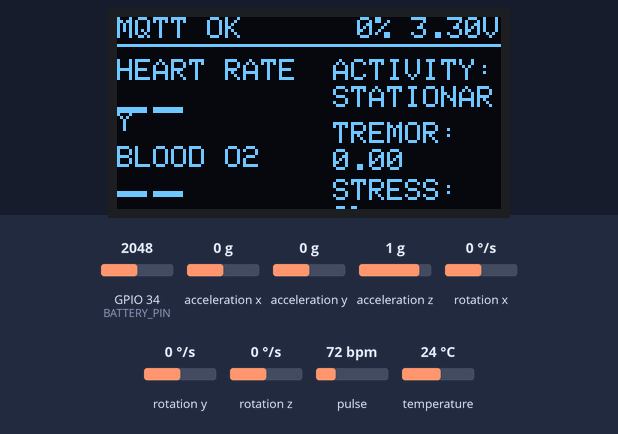
The sketch below on a simulated ESP32. Shown: 128×64 one-colour display. The inputs (shaded band) are chosen by the test bench; at power-on: acceleration x 0 g, acceleration y 0 g, pulse 72 bpm, acceleration z 1 g, GPIO 34 (BATTERY_PIN) = 2048, rotation x 0 °/s, rotation y 0 °/s, rotation z 0 °/s, temperature 24 °C (analog values on the 0–4095 scale). WiFi joins after 1.5 s; servers stay silent unless stated; no MQTT or app messages arrive unless stated; what the sketch prints to the serial monitor is not drawn.

Above: at 8.8 s.
8.9 s: acceleration x set to -1.4 g
At 10.1 s:
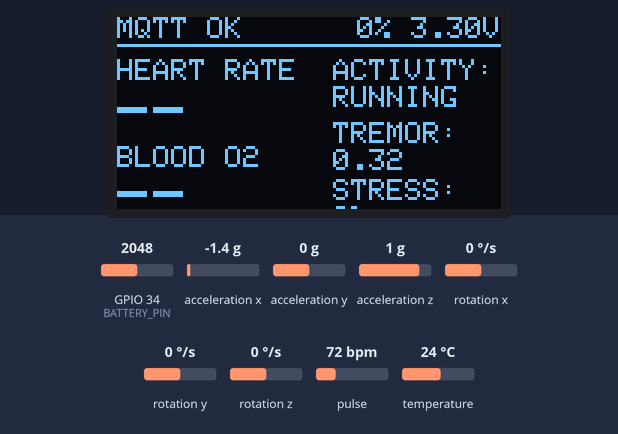
12.1 s: acceleration y set to -1.4 g
At 13.4 s:
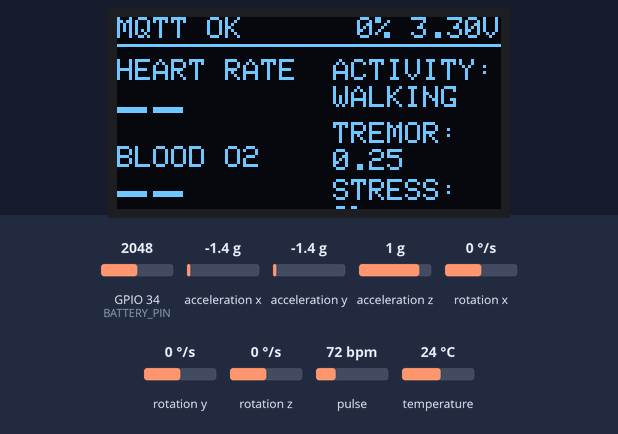
15.1 s: pulse set to 42 bpm
At 18.4 s:
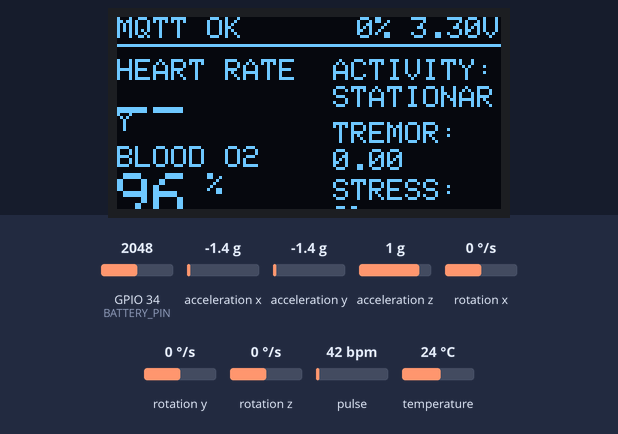
19.1 s: acceleration z set to -1.4 g
At 20.1 s:
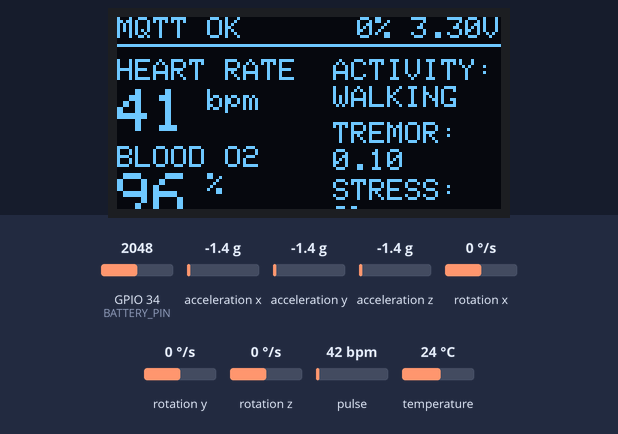
22.1 s: GPIO 34 (BATTERY_PIN) set to 1460
At 24.4 s:
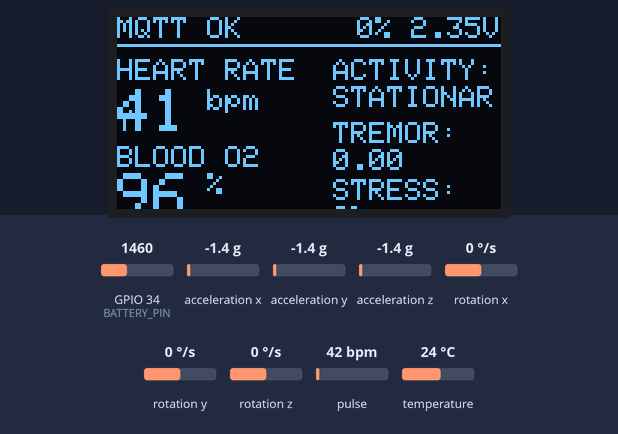
25.1 s: GPIO 34 (BATTERY_PIN) set to 1540
At 26.4 s:
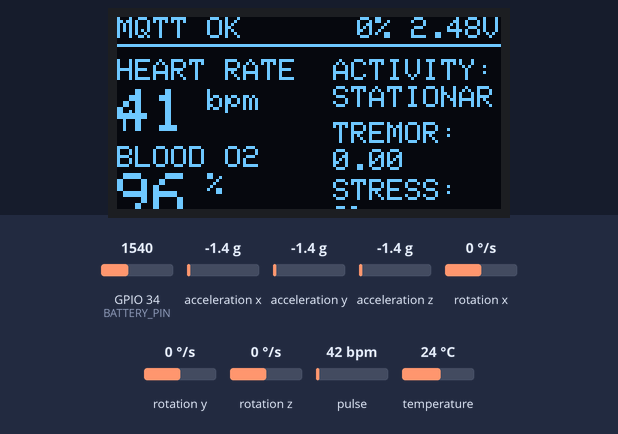
Timing chart, 0 to 28.1 s (numbered marks = the images above; inputs shaded):
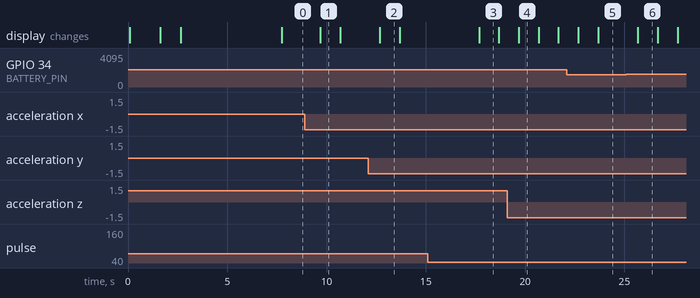

The sketch:

esp32_v0.1.ino
```cpp
#include <WiFi.h>
#include <WiFiManager.h>
#include <Wire.h>
#include <Adafruit_MPU6050.h>
#include <Adafruit_Sensor.h>
#include "MAX30105.h"
#include "heartRate.h"
#include <PubSubClient.h>
#include <Adafruit_GFX.h>
#include <Adafruit_SSD1306.h>

// ==================== KONFIGURASI SISTEM ====================
WiFiManager wifiManager;

// Broker MQTT
const char* mqtt_broker      = "broker.hivemq.com";
const int mqtt_port          = 1883;
const char* mqtt_topic       = "neuroflow/device/data";
const char* mqtt_commands    = "neuroflow/device/commands";
const char* client_id        = "neuroflow_esp32_wristband";

// Konstanta Waktu & Threshold
const unsigned long CALIBRATION_MS     = 5000;
const unsigned long SAMPLE_INTERVAL_MS = 20;   // 50Hz
const unsigned long TELEMETRY_INTERVAL = 1000; // 1 Detik
const unsigned long MQTT_RETRY_INTERVAL= 5000; // Coba ulang MQTT setiap 5 detik (Non-blocking)

// --- Activity Detection ---
#define ACTIVITY_WINDOW_SIZE  50
#define STD_THRESHOLD_JALAN   0.06f
#define STD_THRESHOLD_LARI    0.25f

// --- Heart Rate / SpO2 (MAX30102) ---
#define IR_FINGER_THRESHOLD  30000
#define DC_ALPHA             0.85f
#define PEAK_MIN_INTERVAL_MS 400
#define PEAK_MAX_INTERVAL_MS 1500
#define PEAK_THRESHOLD       300
#define WARMUP_MS            8000
#define LAST_DATA_HOLD_MS    2000
#define HISTORY_SIZE         30

// Inisialisasi bus I2C menggunakan TwoWire (Wire utama ESP32)
TwoWire I2C_BUS = TwoWire(0);

#define SCREEN_WIDTH 128
#define SCREEN_HEIGHT 64
#define OLED_RESET    -1

// Konfigurasi Baterai (Voltage Divider 10k + 10k)
const int BATTERY_PIN = 34;
const float BATTERY_VOLTAGE_MIN = 3.3;
const float BATTERY_VOLTAGE_MAX = 4.2;
const float VOLTAGE_DIVIDER_RATIO = 2.0;
const int ADC_MAX_VALUE = 4095;
const float ADC_REFERENCE = 3.3;

Adafruit_SSD1306 display(SCREEN_WIDTH, SCREEN_HEIGHT, &I2C_BUS, OLED_RESET);
bool oledAvailable = false;

Adafruit_MPU6050 mpu;
MAX30105 maxSensor;
WiFiClient espClient;
PubSubClient mqttClient(espClient);

// --- State Variables ---
enum ActivityLevel { ACTIVITY_DIAM, ACTIVITY_JALAN, ACTIVITY_LARI };
ActivityLevel currentActivity = ACTIVITY_DIAM;
float magBuffer[ACTIVITY_WINDOW_SIZE];
int magBufferIndex = 0;
bool magBufferFull = false;

long irDC = 0, redDC = 0;
bool dcInitialized = false;
long irFilteredPrev = 0;
long irPeakValue = 0;
bool irRising = false;
long lastPeakTime = 0;
long peakIntervals[5] = {0};
int peakIntervalIndex = 0;
int peakIntervalCount = 0;
int currentBPM = -1;
int currentSpO2 = -1;
int lastValidBPM = -1;
int lastValidSpO2 = -1;
long redMax = -100000, redMin = 100000;
long irMax = -100000, irMin = 100000;
bool fingerPresent = false;
bool warmupDone = false;
unsigned long fingerDetectedTime = 0;
unsigned long fingerLiftedTime = 0;

int bpmHistory[HISTORY_SIZE];
int spo2History[HISTORY_SIZE];
int historyIndex = 0;
int historyCount = 0;
unsigned long lastHistorySave = 0;

float baseGravityMag = 9.81;
unsigned long lastSampleTime = 0;
unsigned long lastTelemetryTime = 0;
unsigned long lastMqttConnectAttempt = 0;

// Variabel Kontrol Jarak Jauh (MQTT)
bool alertsEnabled = true;
float tremorThreshold = 0.40;
int stressThreshold = 80;

const char* getActivityLabel() {
  switch (currentActivity) {
    case ACTIVITY_DIAM:  return "STATIONARY";
    case ACTIVITY_JALAN: return "WALKING";
    case ACTIVITY_LARI:  return "RUNNING";
    default:             return "STATIONARY";
  }
}

void oledPrintLines(const char* line1, const char* line2 = "", const char* line3 = "", const char* line4 = "") {
  if (!oledAvailable) return;
  display.clearDisplay();
  display.setTextSize(1);
  display.setTextColor(SSD1306_WHITE);
  display.setCursor(0, 0);
  display.println(line1);
  if (line2[0]) display.println(line2);
  if (line3[0]) display.println(line3);
  if (line4[0]) display.println(line4);
  display.display();
}

void setupWiFi() {
  delay(10);
  Serial.println("\n[WiFi] Menghubungkan...");
  oledPrintLines("WiFi Status:", "Connecting...", "Check NeuroFlow-AP", "On Your Phone");

  WiFi.mode(WIFI_STA);
  wifiManager.setConfigPortalTimeout(180);

  if (!wifiManager.autoConnect("NeuroFlow-AP")) {
    Serial.println("\n[WiFi] Gagal, restart...");
    oledPrintLines("WiFi FAILED", "Restarting...", "", "");
    delay(3000);
    ESP.restart();
    return;
  }
  oledPrintLines("WiFi Connected!", WiFi.SSID().c_str(), WiFi.localIP().toString().c_str(), "");
  delay(1000);
}

void applyCommandSettings(const char* payload, unsigned int length) {
  String msg;
  for (unsigned int i = 0; i < length; i++) msg += (char)payload[i];

  if (msg.indexOf("\"alerts_enabled\":false") >= 0 || msg.indexOf("\"alerts_enabled\": false") >= 0) alertsEnabled = false;
  else if (msg.indexOf("\"alerts_enabled\":true") >= 0 || msg.indexOf("\"alerts_enabled\": true") >= 0) alertsEnabled = true;

  int idx = msg.indexOf("\"tremor_threshold\":");
  if (idx >= 0) {
    float val = msg.substring(idx + 19).toFloat();
    if (val > 0.05 && val < 2.0) tremorThreshold = val;
  }
  idx = msg.indexOf("\"stress_threshold\":");
  if (idx >= 0) {
    int val = msg.substring(idx + 19, idx + 22).toInt();
    if (val >= 50 && val <= 100) stressThreshold = val;
  }
}

void mqttCallback(char* topic, byte* payload, unsigned int length) {
  if (String(topic) == mqtt_commands) {
    applyCommandSettings((const char*)payload, length);
  }
}

// Mengubah fungsi Reconnect menjadi NON-BLOCKING (Tanpa Loop 'while' dan tanpa 'delay')
void handleMQTTConnection(unsigned long now) {
  if (!mqttClient.connected()) {
    if (now - lastMqttConnectAttempt >= MQTT_RETRY_INTERVAL) {
      lastMqttConnectAttempt = now;
      Serial.print("[MQTT] Mencoba koneksi ke Broker... ");

      if (mqttClient.connect(client_id)) {
        Serial.println("Terhubung!");
        mqttClient.subscribe(mqtt_commands);
      } else {
        Serial.print("Gagal, rc=");
        Serial.println(mqttClient.state());
      }
    }
  } else {
    mqttClient.loop();
  }
}

// Desain Layout OLED Baru yang Lebih Bersih & Profesional
void oledShowMainScreen(const char* netStatus, float battVolt, int battPct, int hr, float tremor, int stress, int avgBPM, int avgSpO2, const char* act) {
  if (!oledAvailable) return;
  display.clearDisplay();
  display.setTextColor(SSD1306_WHITE);

  // 1. HEADER ROW (Status Jaringan & Informasi Daya Baterai)
  display.setTextSize(1);
  display.setCursor(0, 0);
  display.print(netStatus);

  char battBuf[16];
  snprintf(battBuf, sizeof(battBuf), "%d%% %.2fV", battPct, battVolt);
  int16_t x, y; uint16_t w, h;
  display.getTextBounds(battBuf, 0, 0, &x, &y, &w, &h);
  display.setCursor(SCREEN_WIDTH - w, 0);
  display.print(battBuf);

  display.drawLine(0, 9, SCREEN_WIDTH, 9, SSD1306_WHITE);

  // 2. DATA GRAFIK UTAMA (Sisi Kiri: Tanda Vital)
  // Heart Rate
  display.setCursor(0, 14);
  display.print("HEART RATE");
  display.setCursor(0, 24);
  display.setTextSize(2);
  if (hr > 0) {
    display.print(hr);
    display.setTextSize(1); display.print(" bpm");
  } else {
    display.print("--");
  }

  // SpO2 Blood Oxygen
  display.setTextSize(1);
  display.setCursor(0, 43);
  display.print("BLOOD O2");
  display.setCursor(0, 52);
  display.setTextSize(2);
  if (currentSpO2 > 0) {
    display.print(currentSpO2);
    display.setTextSize(1); display.print(" %");
  } else {
    display.print("--");
  }

  // 3. DATA TEKNIS PERANGKAT (Sisi Kanan: Aktivitas & Metrik Tremor)
  display.setTextSize(1);
  display.setCursor(72, 14);
  display.print("ACTIVITY:");
  display.setCursor(72, 23);
  display.print(act);

  display.setCursor(72, 35);
  display.print("TREMOR:");
  display.setCursor(72, 44);
  display.print(tremor, 2);

  display.setCursor(72, 54);
  display.print("STRESS:");
  display.setCursor(72, 63);
  display.print(stress); display.print("%");

  display.display();
}

float readBatteryVoltage() {
  int raw = analogRead(BATTERY_PIN);
  return (raw / (float)ADC_MAX_VALUE) * ADC_REFERENCE * VOLTAGE_DIVIDER_RATIO;
}

int batteryPercent(float voltage) {
  int percent = (int)round(((voltage - BATTERY_VOLTAGE_MIN) / (BATTERY_VOLTAGE_MAX - BATTERY_VOLTAGE_MIN)) * 100.0);
  return constrain(percent, 0, 100);
}

// ===================== SENSOR UTILITIES =====================
float getAccelMagnitude() {
  sensors_event_t a, g, temp;
  mpu.getEvent(&a, &g, &temp);
  float ax = a.acceleration.x / 9.81f;
  float ay = a.acceleration.y / 9.81f;
  float az = a.acceleration.z / 9.81f;
  return sqrt(ax*ax + ay*ay + az*az);
}

float computeRollingStd() {
  int count = magBufferFull ? ACTIVITY_WINDOW_SIZE : magBufferIndex;
  if (count == 0) return 0;
  float sum = 0, sumSq = 0;
  for (int i = 0; i < count; i++) {
    sum   += magBuffer[i];
    sumSq += magBuffer[i] * magBuffer[i];
  }
  float avg = sum / count;
  float var = (sumSq / count) - (avg * avg);
  return sqrt(var > 0 ? var : 0);
}

void updateActivityLevel(float magnitude) {
  magBuffer[magBufferIndex] = magnitude;
  magBufferIndex = (magBufferIndex + 1) % ACTIVITY_WINDOW_SIZE;
  if (magBufferIndex == 0) magBufferFull = true;
  float std = computeRollingStd();
  if (std > STD_THRESHOLD_LARI) currentActivity = ACTIVITY_LARI;
  else if (std > STD_THRESHOLD_JALAN) currentActivity = ACTIVITY_JALAN;
  else currentActivity = ACTIVITY_DIAM;
}

void registerPeak(unsigned long now) {
  long interval = now - lastPeakTime;
  if (lastPeakTime != 0 && interval > PEAK_MIN_INTERVAL_MS && interval < PEAK_MAX_INTERVAL_MS) {
    peakIntervals[peakIntervalIndex % 5] = interval;
    peakIntervalIndex++;
    if (peakIntervalCount < 5) peakIntervalCount++;
    long sum = 0;
    for (int i = 0; i < peakIntervalCount; i++) sum += peakIntervals[i];
    int bpm = 60000 / (sum / peakIntervalCount);
    if (bpm >= 40 && bpm <= 180) {
      currentBPM = bpm;
      lastValidBPM = bpm;
    }
  }
  lastPeakTime = now;
}

void calculateSpO2() {
  long redAC = redMax - redMin;
  long irAC = irMax - irMin;
  if (redAC > 0 && irAC > 0 && redDC > 0 && irDC > 0) {
    float ratio = ((float)redAC / redDC) / ((float)irAC / irDC);
    int spo2 = constrain((int)(110 - 25 * ratio), 70, 100);
    currentSpO2 = spo2;
    lastValidSpO2 = spo2;
  }
  redMax = -100000; redMin = 100000;
  irMax = -100000; irMin = 100000;
}

void updateVitals(unsigned long now) {
  if (!maxSensor.available()) {
    maxSensor.check();
    if (!maxSensor.available()) return;
  }
  long irValue = maxSensor.getIR();
  long redValue = maxSensor.getRed();
  maxSensor.nextSample();

  if (irValue < IR_FINGER_THRESHOLD) {
    if (fingerPresent) {
      fingerPresent = false;
      fingerLiftedTime = now;
    }
    return;
  }

  if (!fingerPresent) {
    fingerPresent = true;
    warmupDone = false;
    fingerDetectedTime = now;
    dcInitialized = false;
    peakIntervalCount = 0;
    peakIntervalIndex = 0;
    lastPeakTime = 0;
    currentBPM = -1;
    currentSpO2 = -1;
    irFilteredPrev = 0;
    irRising = false;
  }

  if (!dcInitialized) {
    irDC = irValue; redDC = redValue;
    dcInitialized = true;
  }

  irDC = (DC_ALPHA * irDC) + ((1 - DC_ALPHA) * irValue);
  redDC = (DC_ALPHA * redDC) + ((1 - DC_ALPHA) * redValue);

  long irFiltered = irValue - irDC;
  long redFiltered = redValue - redDC;

  if (!warmupDone) {
    if (now - fingerDetectedTime >= WARMUP_MS) warmupDone = true;
    return;
  }

  if (irFiltered > irFilteredPrev) {
    irRising = true;
    irPeakValue = irFiltered;
  } else if (irRising && irFiltered < irFilteredPrev) {
    irRising = false;
    if (irPeakValue > PEAK_THRESHOLD) registerPeak(now);
    irPeakValue = 0;
  }
  irFilteredPrev = irFiltered;

  redMax = max(redMax, redFiltered); redMin = min(redMin, redFiltered);
  irMax = max(irMax, irFiltered); irMin = min(irMin, irFiltered);

  static unsigned long lastSpo2Calc = 0;
  if (now - lastSpo2Calc >= 1000) {
    lastSpo2Calc = now;
    calculateSpO2();
  }
}

int getDisplayBPM(unsigned long now) {
  if (fingerPresent && warmupDone && currentBPM >= 40) return currentBPM;
  if (!fingerPresent && lastValidBPM > 0 && now - fingerLiftedTime < LAST_DATA_HOLD_MS) return lastValidBPM;
  return -1;
}

int getDisplaySpO2(unsigned long now) {
  if (fingerPresent && warmupDone && currentSpO2 > 0) return currentSpO2;
  if (!fingerPresent && lastValidSpO2 > 0 && now - fingerLiftedTime < LAST_DATA_HOLD_MS) return lastValidSpO2;
  return -1;
}

void updateHistory(unsigned long now) {
  if (now - lastHistorySave < 1000) return;
  lastHistorySave = now;
  int bpm = getDisplayBPM(now);
  int spo2 = getDisplaySpO2(now);
  if (bpm > 0 || spo2 > 0) {
    bpmHistory[historyIndex] = bpm;
    spo2History[historyIndex] = spo2;
    historyIndex = (historyIndex + 1) % HISTORY_SIZE;
    if (historyCount < HISTORY_SIZE) historyCount++;
  }
}

int getAverageFromHistory(int history[]) {
  int sum = 0, count = 0;
  for (int i = 0; i < historyCount; i++) {
    if (history[i] > 0) { sum += history[i]; count++; }
  }
  return count > 0 ? sum / count : -1;
}

void initHistoryBuffer() {
  for (int i = 0; i < HISTORY_SIZE; i++) { bpmHistory[i] = -1; spo2History[i] = -1; }
  for (int i = 0; i < ACTIVITY_WINDOW_SIZE; i++) magBuffer[i] = 1.0f;
}

void jalankanKalibrasi() {
  Serial.println("\n=== MEMULAI KALIBRASI MPU6050 ===");
  oledPrintLines("Calibration Started", "Keep Device Still", "Hold tight...", "5 Seconds");

  float sumMag = 0;
  int sampleCount = 0;
  unsigned long startCalib = millis();

  while (millis() - startCalib < CALIBRATION_MS) {
    sensors_event_t a, g, temp;
    mpu.getEvent(&a, &g, &temp);
    float mag = sqrt(a.acceleration.x * a.acceleration.x + a.acceleration.y * a.acceleration.y + a.acceleration.z * a.acceleration.z);
    sumMag += mag;
    sampleCount++;
    delay(20);
  }
  baseGravityMag = sumMag / sampleCount;
  Serial.println("[Kalibrasi Selesai]");
}

// ==================== MAIN SETUP ====================
void setup() {
  Serial.begin(115200);
  while (!Serial) delay(10);

  analogReadResolution(12);
  analogSetPinAttenuation(BATTERY_PIN, ADC_11db);

  // PENYELESAIAN CONFLICT BUS: Jalankan satu inisialisasi di kecepatan 400kHz (Fast Mode)
  // Kecepatan ini didukung secara penuh oleh MPU6050, MAX30102, dan SSD1306.
  I2C_BUS.begin(21, 22, 400000);

  if (!display.begin(SSD1306_SWITCHCAPVCC, 0x3C)) {
    Serial.println("[OLED] GAGAL!");
    oledAvailable = false;
  } else {
    oledAvailable = true;
    display.clearDisplay();
    display.display();
  }

  // Koneksi MPU6050 ke bus I2C
  if (!mpu.begin(0x68, &I2C_BUS)) {
    Serial.println("[MPU6050] GAGAL!");
    oledPrintLines("HARDWARE ERROR", "MPU6050 Disconnected", "Check I2C Pins", "SDA=21 SCL=22");
    while (1) delay(10);
  }
  mpu.setAccelerometerRange(MPU6050_RANGE_8_G);
  mpu.setGyroRange(MPU6050_RANGE_500_DEG);
  mpu.setFilterBandwidth(MPU6050_BAND_21_HZ);

  // Koneksi MAX30102 ke bus I2C (Parameter disamakan ke objek I2C_BUS tunggal)
  if (!maxSensor.begin(I2C_BUS, 400000)) {
    Serial.println("[MAX30102] GAGAL!");
    oledPrintLines("HARDWARE ERROR", "MAX30102 Disconnected", "Check I2C Connections", "");
    while (1) delay(10);
  }
  maxSensor.setup(60, 4, 2, 100, 411, 4096);
  maxSensor.setPulseAmplitudeRed(255);
  maxSensor.setPulseAmplitudeGreen(0);

  initHistoryBuffer();
  setupWiFi();

  mqttClient.setServer(mqtt_broker, mqtt_port);
  mqttClient.setCallback(mqttCallback);

  jalankanKalibrasi();
}

// ==================== MAIN LOOP ====================
void loop() {
  unsigned long currentTime = millis();

  // Handle MQTT Reconnection secara modern (Asinkron & Non-Blocking)
  handleMQTTConnection(currentTime);

  // 1. BLOK DETEKSI TREMOR & AKTIVITAS (50Hz)
  if (currentTime - lastSampleTime >= SAMPLE_INTERVAL_MS) {
    lastSampleTime = currentTime;
    float magnitude = getAccelMagnitude();
    updateActivityLevel(magnitude);
  }

  // 2. BLOK VITALS (MAX30102 Polling Asinkron)
  updateVitals(currentTime);

  // 3. BLOK HISTORI DATA
  updateHistory(currentTime);

  // 4. BLOK TELEMETRI & METRIK DISPLAY (Setiap 1 Detik)
  if (currentTime - lastTelemetryTime >= TELEMETRY_INTERVAL) {
    lastTelemetryTime = currentTime;

    int displayBPM = getDisplayBPM(currentTime);
    int avgBPM = getAverageFromHistory(bpmHistory);
    int avgSpO2 = getAverageFromHistory(spo2History);

    if (displayBPM < 0) displayBPM = (avgBPM > 0) ? avgBPM : 0;

    int calculatedStress = map(displayBPM, 60, 110, 15, 85);
    calculatedStress = constrain(calculatedStress, 0, 100);

    float tremorIntensity = computeRollingStd();
    float batteryVolt = readBatteryVoltage();
    int batteryPct = batteryPercent(batteryVolt);

    const char* networkLabel = mqttClient.connected() ? "MQTT OK" : "MQTT DISC";

    // Kirim data via MQTT hanya jika status terhubung (mencegah lag internal stack)
    if (mqttClient.connected()) {
      String jsonPayload = "{";
      jsonPayload += "\"activity\":\"" + String(getActivityLabel()) + "\",";
      jsonPayload += "\"stress_level\":" + String(calculatedStress) + ",";
      jsonPayload += "\"heart_rate\":" + String(displayBPM) + ",";
      jsonPayload += "\"avg_bpm_30s\":" + String(avgBPM) + ",";
      jsonPayload += "\"spo2\":" + String(getDisplaySpO2(currentTime)) + ",";
      jsonPayload += "\"tremor_intensity\":" + String(tremorIntensity, 3) + ",";
      jsonPayload += "\"battery_pct\":" + String(batteryPct) + ",";
      jsonPayload += "\"device_status\":\"ACTIVE\"";
      jsonPayload += "}";
      mqttClient.publish(mqtt_topic, jsonPayload.c_str());
    }

    // Tampilkan data langsung pada layout grid teranyar
    oledShowMainScreen(networkLabel, batteryVolt, batteryPct, displayBPM, tremorIntensity, calculatedStress, avgBPM, avgSpO2, getActivityLabel());
  }
}
```

Measured:
- after the input at 8.9 s, the display: changes after 0.78 s (image 1)
- after the input at 12.1 s, the display: changes after 0.58 s (image 2)
- after the input at 15.1 s, the display: changes after 2.6 s (image 3)
- after the input at 19.1 s, the display: changes after 0.58 s (image 4)
- after the input at 22.1 s, the display: first changes after 0.58 s (image 5 shows a later state)
- what the display in image 1 shows lasts 1.0 s, from 9.7 s to 10.7 s
